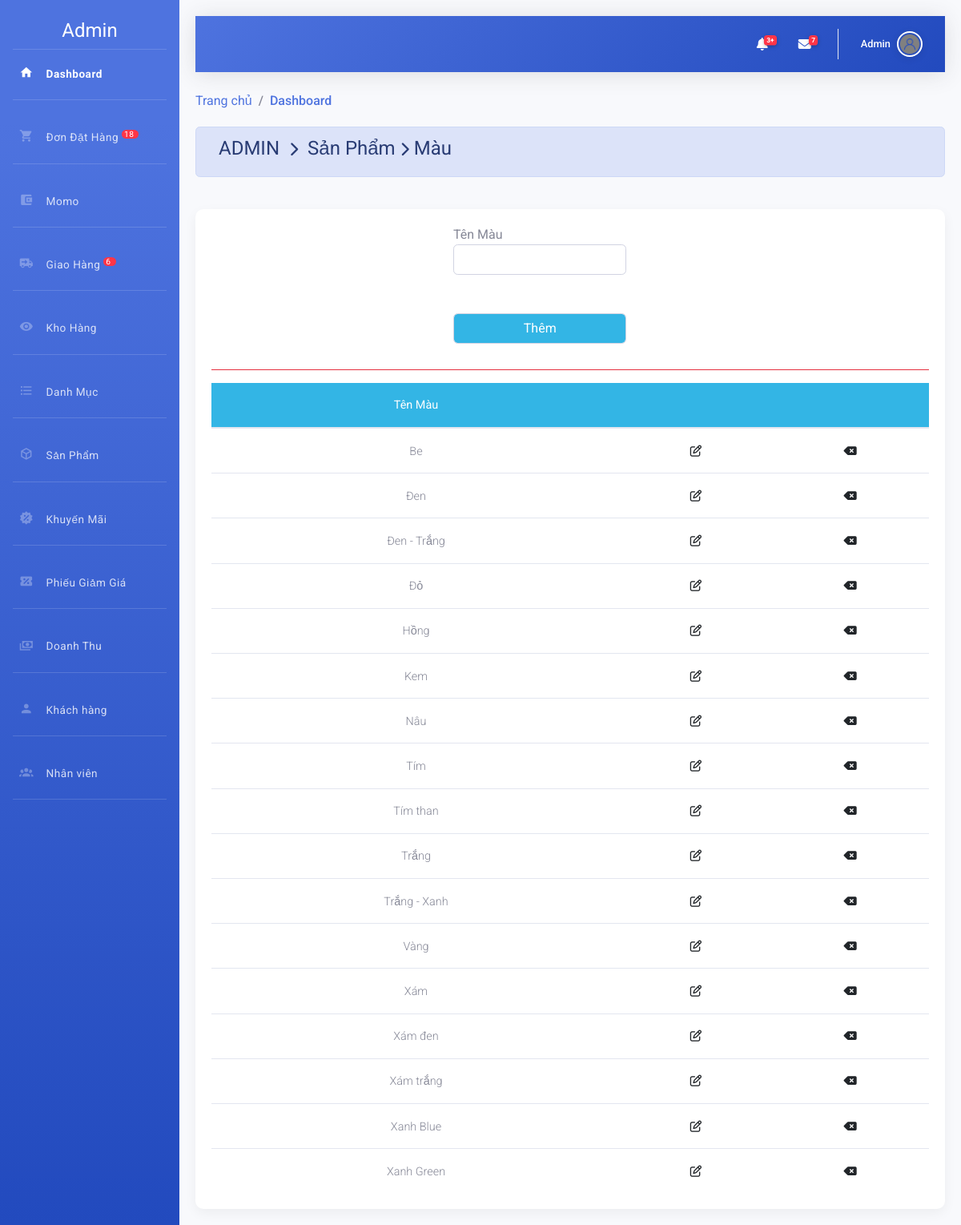
/admin/index.php?action=mau&view=them (signed in), run on the app's committed database.
### tables this page shows
CREATE TABLE `mau` (
  `MaMau` varchar(50) NOT NULL DEFAULT 'none'
);

### admin/mau/mau.php (the view, shortened to what this page needs)
<?php
	$sql="select * from Mau ";
	$rs=mysqli_query($conn,$sql);
?>
<div class="container-fluid">
	<div class=" alert alert-primary">
	  <h4 class="page-title">
	     ADMIN &#160;<i class="fas fa-chevron-right" style="font-size: 18px"></i>&#160; Sản Phẩm&#160;<i class="fas fa-chevron-right" style="font-size: 18px"></i>&#160;Màu </h4>
	</div><br>
<div class="card">
		<div class="card-body">
<?php include_once('main.php')?>
<table class="table table-hover m-auto text-center" style="font-size: 13px;">
	<thead class="badge-info">
		<tr>
			<th>Tên Màu</th><th colspan="2"></th>
		</tr>
	</thead>
	<tbody>
 <?php $so=0;
	 while ($row=mysqli_fetch_array($rs)) { ?>
		<tr>
			<td><?php echo $row['MaMau']; ?></td>
			<td><a href="index.php?action=mau&view=suamau&mamau=<?php echo $row['MaMau']; ?>" ><i class="far fa-edit"></i></a></td>
			<td><a href="mau/main.php?view=xoamau&mamau=<?php echo $row['MaMau']; ?>" ><i class="fas fa-backspace"></i></a></td>
		</tr>
 <?php	} ?>
	</tbody>
</table>
</div></div></div>

### admin/include/menu.php (style rules this page uses)
:root { --primary: #4e73df; --primary-dark: #3a56a5; --secondary: #858796; --success: #1cc88a; --info: #36b9cc; --warning: #f6c23e; --danger: #e74a3b; --light: #f8f9fc; --dark: #5a5c69; }

### admin/include/header.php (style rules this page uses)
:root { --primary: #4e73df; --primary-dark: #3a5fc7; --secondary: #858796; --success: #1cc88a; --info: #36b9cc; --warning: #f6c23e; --danger: #e74a3b; --light: #f8f9fc; --dark: #5a5c69; }
body { font-family: 'Roboto', sans-serif; background-color: #f8f9fc; overflow-x: hidden; width: 100%; max-width: 100%; }
.container-fluid { padding-right: 0; padding-left: 0; max-width: 100%; }
.card { border: none; border-radius: 10px; box-shadow: 0 5px 15px rgba(0, 0, 0, 0.05); transition: transform 0.3s, box-shadow 0.3s; }

### data on the page
mau: MaMau "Be"
mau: MaMau "Đen"
mau: MaMau "Đen - Trắng"
mau: MaMau "Đỏ"
mau: MaMau "Hồng"
mau: MaMau "Kem"
mau: MaMau "Nâu"
mau: MaMau "Tím"
mau: MaMau "Tím than"
mau: MaMau "Trắng"
mau: MaMau "Trắng - Xanh"
mau: MaMau "Vàng"
mau: MaMau "Xám"
mau: MaMau "Xám đen"
mau: MaMau "Xám trắng"
mau: MaMau "Xanh Blue"
mau: MaMau "Xanh Green"

### other printed values
$dem "18"
$dem "6"
$nv['TenNV'] "Admin"
